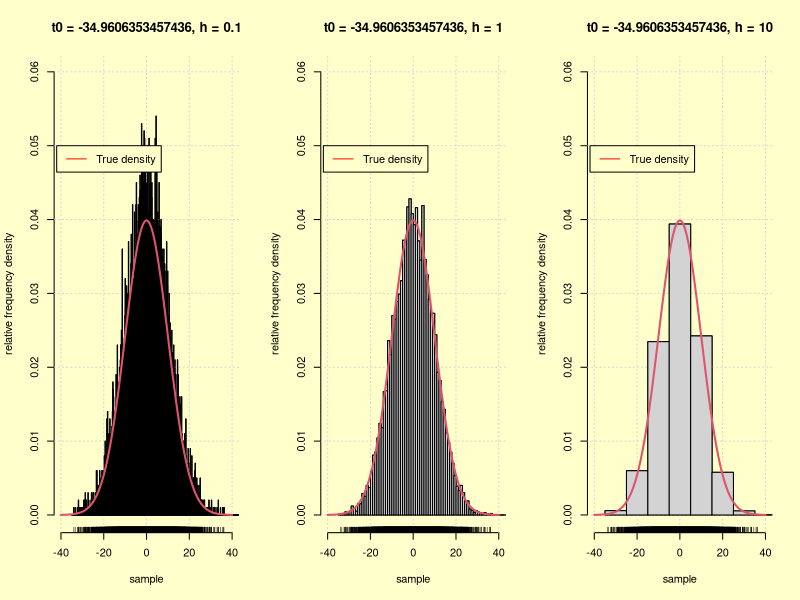

This chart was generated by the following R code:
rm(list = ls())
set.seed(1234)
library(glue)


sample <- rnorm(10000, mean = 0, sd = 10)
t0 <- min(sample)-1

par(mfrow=c(1,3), bg = "#FFFFCC")

for(i in 10^seq(-1,1,by=1)){
  # Choosing the breaks
  Bk <- seq(t0, max(sample)+10, by = i)
  hist(
    sample, freq = FALSE, breaks = Bk, 
    main = glue("t0 = {t0}, h = {i}"),
    xlim = c(-40,40),
    ylim = c(0,0.06),
    xlab = 'sample',
    ylab = 'relative frequency density'
  )
  grid()
  hist(
    sample, freq = FALSE, breaks = Bk, 
    main = glue("t0 = {t0}, h = {i}"),
    xlim = c(-40,40),
    ylim = c(0,0.06),
    xlab = 'sample',
    ylab = 'relative frequency',
    add = TRUE
  )
  legend(
    -42,0.05,legend=c("True density"),
    col=c("red"), lty=1, cex=1
    )
  curve(dnorm(x, mean = 0, sd = 10), col = 2, add = TRUE, lwd = 2)
  rug(sample) # Plotting the sample
}
